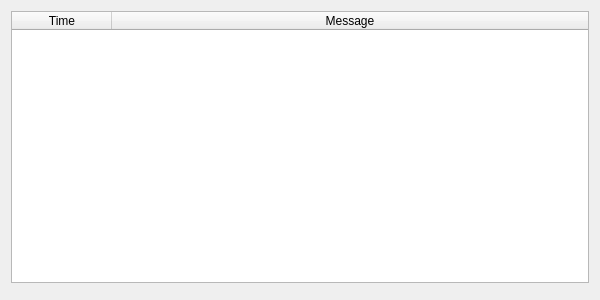
<?xml version="1.0" encoding="UTF-8"?>
<ui version="4.0">
 <class>DialogNotifications</class>
 <widget class="QDialog" name="DialogNotifications">
  <property name="geometry">
   <rect>
    <x>0</x>
    <y>0</y>
    <width>600</width>
    <height>300</height>
   </rect>
  </property>
  <property name="minimumSize">
   <size>
    <width>400</width>
    <height>200</height>
   </size>
  </property>
  <property name="windowTitle">
   <string>Notifications</string>
  </property>
  <layout class="QVBoxLayout" name="verticalLayout">
   <item>
    <widget class="QTableWidget" name="table">
     <property name="editTriggers">
      <set>QAbstractItemView::NoEditTriggers</set>
     </property>
     <property name="selectionBehavior">
      <enum>QAbstractItemView::SelectRows</enum>
     </property>
     <property name="sortingEnabled">
      <bool>true</bool>
     </property>
     <attribute name="horizontalHeaderMinimumSectionSize">
      <number>50</number>
     </attribute>
     <attribute name="horizontalHeaderStretchLastSection">
      <bool>true</bool>
     </attribute>
     <attribute name="verticalHeaderVisible">
      <bool>false</bool>
     </attribute>
     <attribute name="verticalHeaderDefaultSectionSize">
      <number>20</number>
     </attribute>
     <column>
      <property name="text">
       <string>Time</string>
      </property>
     </column>
     <column>
      <property name="text">
       <string>Message</string>
      </property>
     </column>
    </widget>
   </item>
   <item>
    <widget class="QDialogButtonBox" name="buttonBox">
     <property name="orientation">
      <enum>Qt::Horizontal</enum>
     </property>
    </widget>
   </item>
  </layout>
 </widget>
 <resources/>
 <connections>
  <connection>
   <sender>buttonBox</sender>
   <signal>accepted()</signal>
   <receiver>DialogNotifications</receiver>
   <slot>accept()</slot>
   <hints>
    <hint type="sourcelabel">
     <x>248</x>
     <y>254</y>
    </hint>
    <hint type="destinationlabel">
     <x>157</x>
     <y>274</y>
    </hint>
   </hints>
  </connection>
  <connection>
   <sender>buttonBox</sender>
   <signal>rejected()</signal>
   <receiver>DialogNotifications</receiver>
   <slot>reject()</slot>
   <hints>
    <hint type="sourcelabel">
     <x>316</x>
     <y>260</y>
    </hint>
    <hint type="destinationlabel">
     <x>286</x>
     <y>274</y>
    </hint>
   </hints>
  </connection>
 </connections>
</ui>
